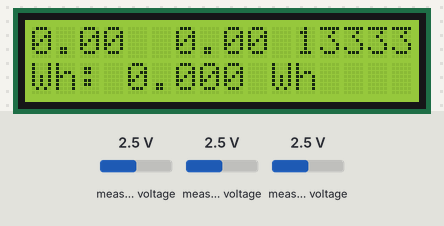
Simulated run of this sketch. Board: ESP32. Parts: 16×2 character LCD. The inputs (shaded band) are chosen by the test bench; at power-on: measured voltage 2.5 V. What the sketch prints to the serial monitor is not drawn.

Above: at 1.7 s.
1.8 s: measured voltage (sensor 200) set to 0.1 V
At 3.0 s:
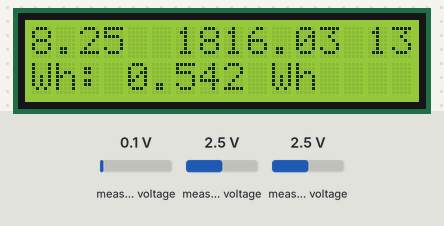
4.7 s: measured voltage (sensor 201) set to 1.2 V
At 7.3 s:
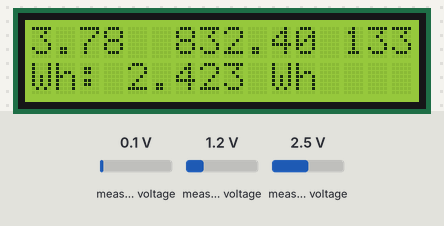
7.7 s: measured voltage (sensor 202) set to 0.1 V
At 10.3 s:
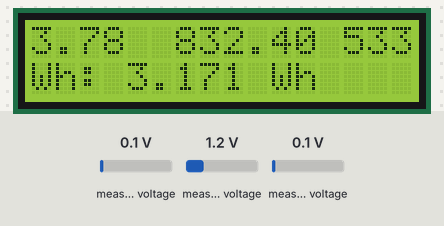
10.7 s: measured voltage (sensor 200) set to 2.5 V
At 11.4 s:
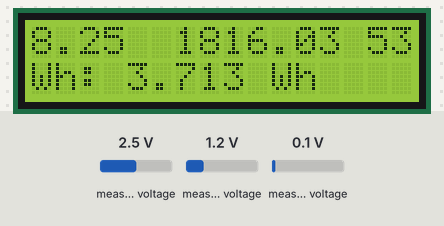
13.4 s: measured voltage (sensor 201) set to 0.1 V
At 14.8 s:
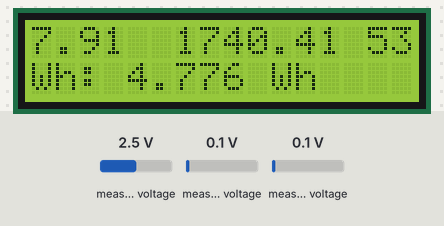
16.4 s: measured voltage (sensor 202) set to 1.2 V
At 19.2 s:
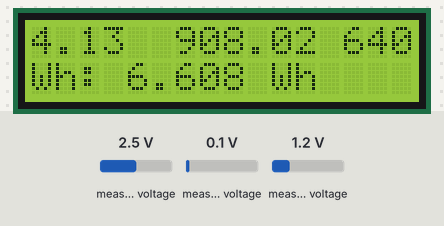
Timing chart, 0 to 20.4 s (numbered marks = the images above; inputs shaded):
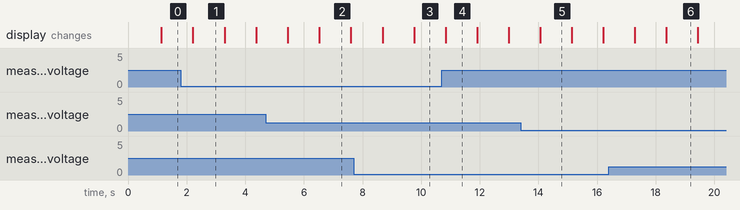

Measured:
- after the input at 1.8 s, the display: changes after 0.42 s (image 1)
- what the display in image 1 shows lasts 1.1 s, from 2.2 s to 3.3 s

The sketch:

test_ACS712.ino
```cpp
#include <LiquidCrystal_I2C.h>
#include <Wire.h>

#include <Adafruit_ADS1015.h>
//SimpleKalmanFilter bo_loc(1, 1, 0.2);
Adafruit_ADS1115 ads(0x48);

LiquidCrystal_I2C lcd(0x3F, 16, 2);

float voltage = 0.0;
int16_t adc0;
float voltage2 = 0.0;
int16_t adc2;
int16_t adc1;
float voltage1 = 0.0;

unsigned long last_time =0;
unsigned long current_time =0;
float power = 0;         // power in watt
float Wh =0 ;             // Energy in kWh
float Watt=0;
void setup() {
    Wire.begin(12, 14);
    Serial.begin(9600);
    lcd.begin();
    ads.begin();
}

int mVperAmp = 185; // use 185 for 5A, 100 for 20A Module and 66 for 30A Module
double Voltage = 0.0;
double VRMS = 0.0;
double AmpsRMS = 0.0;


void loop() {

    int16_t adc0; // we read from the ADC, we have a sixteen bit integer as a result
    adc0 = ads.readADC_Differential_0_1();
    adc2 = ads.readADC_SingleEnded(2);
//adc1 = ads.readADC_SingleEnded(1);
    voltage2 =  (adc2 * 0.1875)/1000;
//voltage1 =  (adc1 * 0.1875)/1000;
//voltage =  (adc0 * 0.1875)/1000;

/*Serial.print("AIN0: ");

Serial.print(adc0);

Serial.print("\tVoltage: ");

Serial.println(voltage, 7);


Serial.print("AIN2: ");

Serial.print(adc2);

Serial.print("\tVoltage2: ");

Serial.println(voltage2, 7);

Serial.println();   */


      Voltage = getVPP();
      VRMS = (Voltage/2.0) *0.707; // sq root
      AmpsRMS = (VRMS * 1000)/mVperAmp;
      if((AmpsRMS > -0.015) && (AmpsRMS < 0.008)){  // remove low end chatter
      AmpsRMS = 0.0;
      }
      AmpsRMS = AmpsRMS*1.8;
      float Wattage = (220*AmpsRMS); //Observed 18-20 Watt when no load was connected, so substracting offset value to get real consumption.
      last_time = current_time;
      current_time = millis();
      Wh = Wh+  Wattage *(( current_time -last_time) /3600000.0) ;
/* Serial.print(AmpsRMS);
 Serial.println(" Amps RMS ");
 Serial.print(Wattage);
 Serial.println(" Watt "); */


 //Serial.println(" Watt ");
 //Serial.print(Wattage_1);
 //Serial.println(" Watt ");
      lcd.setCursor(0,0);
      lcd.print(AmpsRMS);
      lcd.print("  ");
      lcd.print(Wattage,2);
      lcd.print(" ");
      lcd.print(adc2);
      lcd.setCursor(0,1);
      lcd.print("Wh: ");
      lcd.print(String(Wh, 3));
      lcd.print(" Wh");

}
float getVPP()
{
  float result;

  int readValue;             //value read from the sensor
  int maxValue = 0;          // store max value here
  int minValue = ads.readADC_SingleEnded(2);          // store min value here

   uint32_t start_time = millis();

   while((millis()-start_time) <  1000) //sample for 1 Sec
   {
       readValue = ads.readADC_Differential_0_1();;
       // see if you have a new maxValue
       if (readValue > maxValue)
       {
           /*record the maximum sensor value*/
           maxValue = readValue;
       }
       if (readValue < minValue)
       {
           /*record the maximum sensor value*/
           minValue = readValue;
       }
/*       Serial.print(readValue);
       Serial.println(" readValue ");
       Serial.print(maxValue);
       Serial.println(" maxValue ");
       Serial.print(minValue);
       Serial.println(" minValue ");
       delay(1000); */
    }

   // Subtract min from max
   result = (maxValue - minValue);
   Serial.println(result);
   result = ((maxValue - minValue) *0.1875)/1000;
    //Serial.println(readValue);
    //Serial.println(0);
    //Serial.println(24450);
   return result;


 }
```
